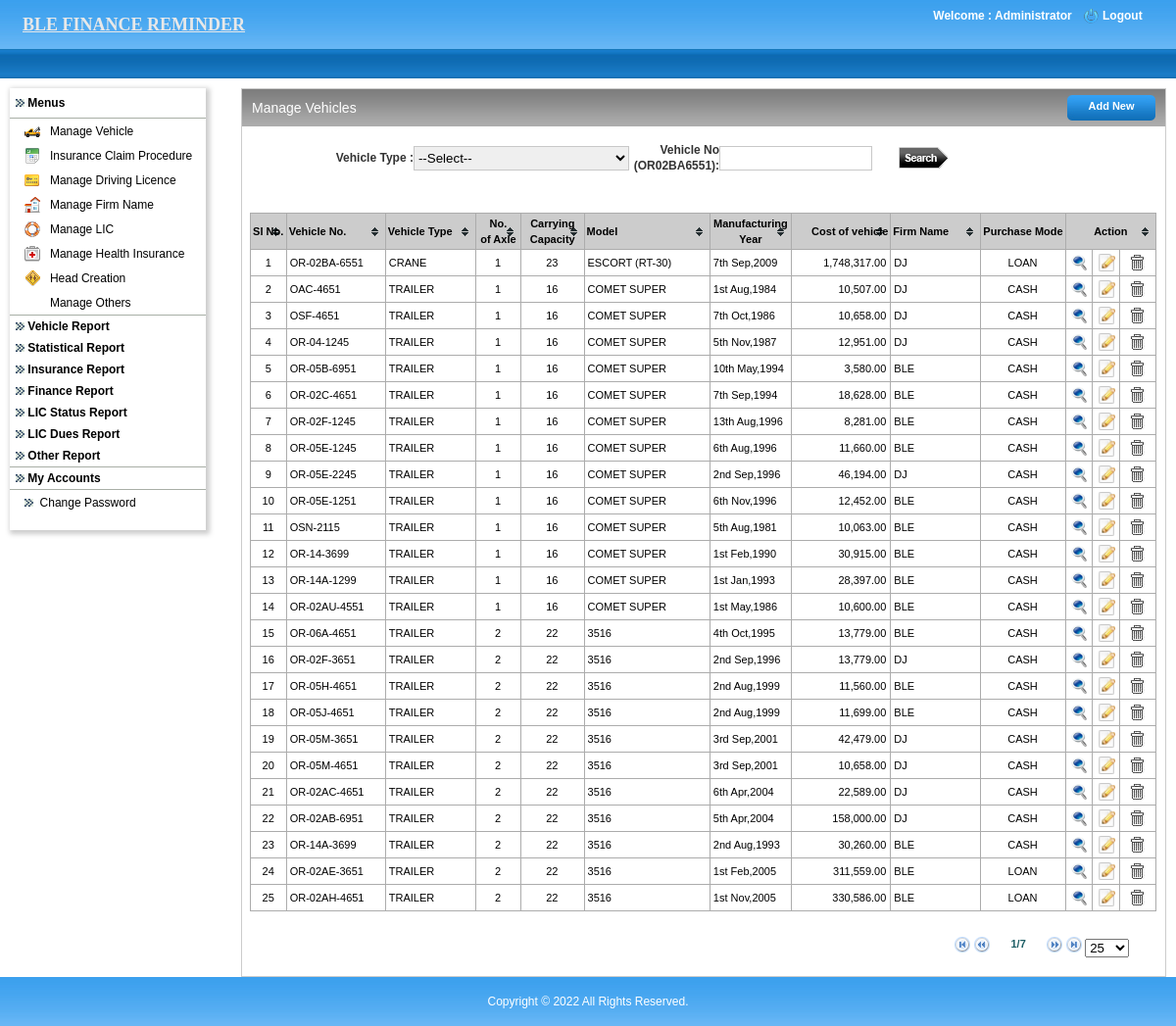
The page /admin/manage_vehicles.php?msg=added (signed in) on the database its author committed.
### tables this page shows
CREATE TABLE IF NOT EXISTS `vehicle_registration` (
  `id` int(11) NOT NULL AUTO_INCREMENT,
  `vehicle_type` int(11) NOT NULL,
  `rto_office` bigint(100) NOT NULL,
  `vehicle_no` varchar(70) NOT NULL,
  `display_no` varchar(255) NOT NULL,
  `purchase_mode` varchar(50) NOT NULL,
  `manufacture_name` varchar(255) NOT NULL,
  `year_of_manufacturing` date NOT NULL,
  `vehicle_model` varchar(255) NOT NULL,
  `no_of_axle` int(11) NOT NULL,
  `carrying_capacity` double NOT NULL,
  `cost_of_vehicle` double NOT NULL,
  `rate_of_depreciation` double NOT NULL,
  `firm_name` bigint(100) NOT NULL,
  PRIMARY KEY (`id`)
);

CREATE TABLE IF NOT EXISTS `vehicle_types` (
  `id` bigint(11) NOT NULL AUTO_INCREMENT,
  `vtype` varchar(255) NOT NULL,
  PRIMARY KEY (`id`)
);

CREATE TABLE IF NOT EXISTS `firms` (
  `id` int(11) NOT NULL AUTO_INCREMENT,
  `firm_name` varchar(255) NOT NULL,
  PRIMARY KEY (`id`)
);

### includes/class.dbFunctions.php (called while the page is built, shortened)
<?php
class Dbfunctions extends Pagination
{
public $mysqli;
public function __construct()
{
	$localhost = "localhost";
	$username = "root";
	$password = "";
	$db = "ble_finance_latest";
	$this->mysqli = new mysqli($localhost,$username,$password,$db) or
		die('Oops connection error -> ' . mysqli_connect_error());
}
	function fetchSingle($tblName,$optCondition=""){
		if(trim($optCondition) != ""){
			$condition = " WHERE " . $optCondition;
		}else{
			$condition = "";
		}
        $sql="SELECT * FROM " . $tblName . $condition;
		$result = $this->mysqli->query($sql);
		return $result->fetch_array(MYSQLI_BOTH);
	}
	function get_session(){
		if(isset($_SESSION['login'])){
			return $_SESSION['login'];
		}
	}
	function getDataFromTable($tblName, $fldName,  $optCondition){
		$defaultVal="";
		if(trim($optCondition) != ""){
			$condition = $optCondition ;
		}else{
			$condition = "";
		}
		$rs = $this->mysqli->query("select " . $fldName . " from " . $tblName . " where " . $condition);
		if( (!($rs)) || (!($rec=$rs->fetch_array(MYSQLI_BOTH)))){
			return $defaultVal;
		}else if(is_null($rec[0])){
			return $defaultVal;
		}else{
			return $rec[0];
		}
	}
	function strRecordID($tblName,$field,$optCondition=""){
		if(trim($optCondition) != ""){
			$sql = "SELECT ".$field." from ".$tblName." WHERE " . $optCondition;
		}else{
			$sql = "SELECT ".$field." from ".$tblName;
		}
		$result = $this->mysqli->query($sql);
		return $result->fetch_array(MYSQLI_BOTH);
	}
	function countRows($tblName,$optCondition=""){
		if(trim($optCondition) != ""){
			$condition = " WHERE " . $optCondition;
		}else{
			$condition = "";
		}
		$sql="SELECT * FROM " . $tblName . $condition;
		$result = $this->mysqli->query($sql);
		if($result){
			$num=$result->num_rows;
			return $num;
		}
	}
}
?>

### admin/manage_vehicles.php (the view, shortened to what this page needs)
<?php
include_once '../includes/class.dbFunctions.php';
$db = new Dbfunctions();
include 'application_top.php';
?>
<link href="css/style.css" rel="stylesheet" type="text/css" />
<body>
<table width="100%" border="0" cellspacing="0" cellpadding="0">
  <tr>
    <td align="center" valign="middle" ><?php include 'header.php'; ?></td>
  </tr>
  <tr>
    <td align="left" valign="top"><table width="100%" border="0" cellspacing="0" cellpadding="0">
      <tr>
        <td width="10">&nbsp;</td>
        <td align="left" valign="top"><table width="100%" border="0" cellspacing="0" cellpadding="0">
          <tr>
            <td height="10" colspan="3" align="left" valign="top"></td>
            </tr>
          <tr>
            <td width="226" align="left" valign="top" height="365"><?php include 'left.php';?></td>
            <td width="10">&nbsp;</td>
            <td align="left" valign="top">
			<table width="100%" border="0" cellspacing="0" cellpadding="0" style="border:solid 1px; border-color:#CCC;">
              <tr>
                <td align="left" valign="top"><table width="100%" border="0" cellspacing="0" cellpadding="0">
                    <tr>
                      <td width="10" align="left" valign="top"><img src="images/leftbox-bg.jpg" alt="leftboxbg" width="10" height="38" /></td>
                      <td class="midboxbg"><table width="100%" border="0" cellspacing="0" cellpadding="0">
                        <tr>
                          <td width="50%" align="left" valign="middle"><h2>Manage Vehicles</h2></td>
                          <td width="50%" align="right" valign="middle"><h2><a href="vehicle_registration.php" class="linkButton">Add New </a></h2></td>
                        </tr>
                      </table></td>
                      <td width="10" align="right" valign="top"><img src="images/rightbox-bg.jpg" alt="rightboxbg" width="10" height="38" /></td>
                    </tr>
                </table></td>
              </tr>
              <tr>
                <td align="left" valign="top" >
				<table width="100%" border="0" cellspacing="0" cellpadding="0">
                  <tr>
                    <td>&nbsp;</td>
                    <td>&nbsp;</td>
                    <td>&nbsp;</td>
                  </tr>
                  <tr>
                    <td>&nbsp;</td>
                    <td align="center">
					<form action="manage_vehicles.php" method="post" name="search">
					<table width="100%" border="0" cellspacing="0" cellpadding="0">
					  <tr>
					    <td width="9%" class="text1">&nbsp;</td>
					    <td width="10%" align="right" valign="middle" class="text1">Vehicle Type :</td>
						<td width="21%" class="text1">
						  <select name="vehicle_type" class="dropdownWidth validate[required]" id="vehicle_type">
						    <option value="">--Select--</option>
						  </select>
						  </td>
						<td width="10%" align="right" valign="middle"><span class="text1">
            Vehicle No (OR02BA6551):</span></td>
						<td width="20%"><input name="vehicle_no" type="text" id="vehicle_no" class="textfield10" style="text-transform:uppercase;" placeholder="" /></td>
					    <td width="30%" align="left"><input type="image" name="imageField" src="images/searchButton.png"></td>
					  </tr>
					</table>
					</form>
					</td>
                    <td>&nbsp;</td>
                  </tr>
                  <tr>
                    <td>&nbsp;</td>
                    <td width="1038" height="30" valign="middle" align="center">
                    </td>
                    <td>&nbsp;</td>
                  </tr>
                  <tr>
                    <td>&nbsp;</td>
                    <td align="center" valign="top">
					<table height="61" border="1" align="center" cellpadding="0" cellspacing="0" bordercolor="#ACACAC"  class="tablesorter" id="sort_table" width="100%">
                      <thead>
                        <tr>
                          <th width="4%" align="center" valign="middle" class="fetch_headers">Sl No.</th>
                          <th width="11%" height="27" align="left" valign="middle" class="fetch_headers">Vehicle No.</th>
                          <th width="10%" align="left" valign="middle" class="fetch_headers">Vehicle Type</th>
                          <th width="5%" align="center" valign="middle" class="fetch_headers">No.  <br>of Axle</th>
                          <th width="7%" align="center" valign="middle" class="fetch_headers">Carrying <br>Capacity</th>
                          <th width="14%" align="left" valign="middle" class="fetch_headers">Model</th>
                          <th width="9%" align="center" valign="middle" class="fetch_headers">Manufacturing<br>
                            Year</th>
                          <th width="11%" align="right" valign="middle" class="fetch_headers">Cost of vehicle</th>
                          <th width="10%" align="left" valign="middle" class="fetch_headers">Firm Name</th>
                          <th width="9%" align="center" valign="middle" class="fetch_headers">Purchase Mode </th>
                          <th colspan="8" align="center" valign="middle" class="fetch_headers">Action</th>
                          </tr>
                      </thead>
                      <tbody>
					  <?php
						$sch="";
						if($sch!=''){
							 $src="select * from vehicle_registration where ".$sch."";
						}elseif($sch==''){
						   $src="select * from vehicle_registration";
						}
						$k = 1;
						$src_row=$db->mysqli->query($src);
						$num=$src_row->num_rows;
						?>
                        <?php
						 while($veh_info=$src_row->fetch_assoc())
						 {
							$firm = $db->strRecordID("firms", "*", "id='$veh_info[firm_name]'");
							$veh_typ=$db->fetchSingle("vehicle_types","id='$veh_info[vehicle_type]'");
							$no_of_installment_remaining=$db->countRows('installment_details',"vehi_id=$veh_info[id] AND payment_status='Unpaid'");
			            ?>
                        <tr bgcolor="<?=$color;?>"  onmouseover="this.style.backgroundColor='#E6E6E6'" onMouseOut="this.style.backgroundColor=''">
                          <td align="center" class="fetch_contents"><?php echo $k;?></td>
                          <td align="left" class="fetch_contents" style="padding-left:3px;">
                           <?php  echo strtoupper($veh_info["display_no"]);  ?>
                          </td>
                          <td align="left" class="fetch_contents" style="padding-left:3px;"><?php echo strtoupper($veh_typ["vtype"]); ?></td>
                          <td align="center" valign="middle" class="fetch_contents" style="padding-left:3px;"><?php  echo $veh_info["no_of_axle"];  ?></td>
                          <td align="center" valign="middle" class="fetch_contents" style="padding-left:3px;"><?php  echo $veh_info["carrying_capacity"];  ?></td>
                          <td align="left" class="fetch_contents" style="padding-left:3px;"><?php  echo strtoupper($veh_info["vehicle_model"]);  ?></td>
                          <td align="left" class="fetch_contents" style="padding-left:3px;"><?php  echo date("jS M,Y",strtotime($veh_info["year_of_manufacturing"]));  ?></td>
                          <td align="right" class="fetch_contents" style="padding-left:3px;"><?php  echo number_format($veh_info["cost_of_vehicle"],2);?></td>
                          <td align="left" class="fetch_contents" style="padding-left:3px;"><?php  echo strtoupper($firm["firm_name"]);  ?></td>
                          <td align="center" valign="middle" class="fetch_contents" style="padding-left:3px;"><?php echo strtoupper($veh_info["purchase_mode"]); ?></td>
                          <td width="3%" align="center" bgcolor="<?=$color;?>" class="fetch_contents">
                            <a href="add_all_other_info.php?id=<?php echo $veh_info["id"];?>" class="linktext"><img src="images/view.png" width="16" height="16" title="View"></a>
                          </td>
                          <td width="3%" align="center" bgcolor="<?=$color;?>" class="fetch_contents">
                          <a href="edit_vehicle_registration.php?id=<?php echo $veh_info["id"];?>" class="linktext"><img src="images/edit.png" width="18" height="18" title="Edit"></a>
                          </td>
                          <td width="4%" align="center" bgcolor="<?=$color;?>" class="fetch_contents">
                            <a href="manage_vehicles.php?vid=<?php echo $veh_info["id"];?>&action=delete" class="linktext" onClick="return confirm('Are you sure you want to delete all information of this vehicle?')"><img src="images/trash.jpg" width="15" height="16" title="Delete"></a>
                          </td>
                        </tr>
                        <?php $k++; } ?>
                      </tbody>
                    </table></td>
                    <td>&nbsp;</td>
                  </tr>
                  <tr>
                    <td width="10">&nbsp;</td>
                    <td>&nbsp;</td>
                    <td width="12">&nbsp;</td>
                  </tr>
                  <tr>
                    <td>&nbsp;</td>
                    <td align="right">
					<table width="94%" border="0" cellpadding="0" cellspacing="0" align="center">
                      <tr>
                        <td width="76%" align="center">&nbsp;</td>
                        <td width="24%" align="left" valign="top" >
						<?php if($num > 0) { ?>
                          <div id="pager" class="pager" style="text-align:right; padding-top:10px;">
						  <img src="table_sorter/icons/first.png" alt="first" width="16" height="16" class="first"/>
						  <img src="table_sorter/icons/prev.png" alt="prev" width="16" height="16" class="prev"/>
                            <input name="text" type="text" class="pagedisplay trans" size="5" readonly=""/>
                            <img src="table_sorter/icons/next.png" width="16" height="16" class="next"/>
							<img src="table_sorter/icons/last.png" width="16" height="16" class="last"/>
                            <select name="select" class="pagesize">
                              <option selected="selected"  value="25">25</option>
                            </select>
                          </div>
						<?php } ?>
                        </td>
                      </tr>
                    </table>
                    </td>
                    <td>&nbsp;</td>
                  </tr>
                  <tr>
                    <td>&nbsp;</td>
                    <td>&nbsp;</td>
                    <td>&nbsp;</td>
                  </tr>
                </table>
                  </td>
              </tr>
            </table></td>
            </tr>
        </table></td>
        <td width="10">&nbsp;</td>
      </tr>
    </table></td>
  </tr>
  <tr>
    <td align="center"><?php include 'footer.php';?></td>
  </tr>
</table>
</body>
</html>

### admin/header.php (shortened to what this page needs)
<table width="100%" border="0" cellpadding="0" cellspacing="0" style="background: url(images/top_bg.jpg) repeat-x;">
  <tr>
    <td width="50%" height="50" align="left" valign="middle" style="padding-left:23px;">
    <a href="admin_home.php" class="style3" style="text-decoraon:none; font-size:18px;">BLE FINANCE REMINDER</a></td>
    <td width="50%" align="right" valign="top" style="padding-right:5px;">
	<?php
	if ($db->get_session())
	{
	$client_name=$db->getDataFromTable('admin', 'admin_name',  "id='$_SESSION[admin_id]'");
	?>
	<table width="250" border="0" cellspacing="0" cellpadding="0">
      <tr>
        <td height="8" colspan="3" align="center" valign="middle" class="logouttext"></td>
        </tr>
      <tr>
        <td width="156" align="center" valign="middle" class="logouttext">Welcome : <?php echo $client_name; ?> </td>
        <td width="24" align="center" valign="middle"><a href="logout.php"><img src="images/logout-icon.png" alt="logout_icon" width="15" height="15" border="0"/></a></td>
        <td width="70" align="left" valign="middle"><a href="logout.php" class="logouttext">Logout</a></td>
      </tr>
      <tr>
        <td height="10" colspan="3"></td>
      </tr>
      <tr>
        <td colspan="3" align="left" valign="top">&nbsp;</td>
      </tr>
    </table>
	<?php
	}
	?>	</td>
  </tr>
  <tr>
    <td colspan="2" align="left" valign="middle" class="greenborder" >&nbsp;</td>
  </tr>
</table>

### rows shown on the page
vehicle_registration: display_no "OR-02BA-6551", vehicle_types.vtype "CRANE", no_of_axle "1", carrying_capacity "23", vehicle_model "ESCORT (RT-30)", year_of_manufacturing "7th Sep,2009", cost_of_vehicle "1,748,317.00", firms.firm_name "DJ", purchase_mode "LOAN"
vehicle_registration: display_no "OAC-4651", vehicle_types.vtype "TRAILER", no_of_axle "1", carrying_capacity "16", vehicle_model "COMET SUPER", year_of_manufacturing "1st Aug,1984", cost_of_vehicle "10,507.00", firms.firm_name "DJ", purchase_mode "CASH"
vehicle_registration: display_no "OSF-4651", vehicle_types.vtype "TRAILER", no_of_axle "1", carrying_capacity "16", vehicle_model "COMET SUPER", year_of_manufacturing "7th Oct,1986", cost_of_vehicle "10,658.00", firms.firm_name "DJ", purchase_mode "CASH"
vehicle_registration: display_no "OR-04-1245", vehicle_types.vtype "TRAILER", no_of_axle "1", carrying_capacity "16", vehicle_model "COMET SUPER", year_of_manufacturing "5th Nov,1987", cost_of_vehicle "12,951.00", firms.firm_name "DJ", purchase_mode "CASH"
vehicle_registration: display_no "OR-05B-6951", vehicle_types.vtype "TRAILER", no_of_axle "1", carrying_capacity "16", vehicle_model "COMET SUPER", year_of_manufacturing "10th May,1994", cost_of_vehicle "3,580.00", firms.firm_name "BLE", purchase_mode "CASH"
vehicle_registration: display_no "OR-02C-4651", vehicle_types.vtype "TRAILER", no_of_axle "1", carrying_capacity "16", vehicle_model "COMET SUPER", year_of_manufacturing "7th Sep,1994", cost_of_vehicle "18,628.00", firms.firm_name "BLE", purchase_mode "CASH"
vehicle_registration: display_no "OR-02F-1245", vehicle_types.vtype "TRAILER", no_of_axle "1", carrying_capacity "16", vehicle_model "COMET SUPER", year_of_manufacturing "13th Aug,1996", cost_of_vehicle "8,281.00", firms.firm_name "BLE", purchase_mode "CASH"
vehicle_registration: display_no "OR-05E-1245", vehicle_types.vtype "TRAILER", no_of_axle "1", carrying_capacity "16", vehicle_model "COMET SUPER", year_of_manufacturing "6th Aug,1996", cost_of_vehicle "11,660.00", firms.firm_name "BLE", purchase_mode "CASH"
vehicle_registration: display_no "OR-05E-2245", vehicle_types.vtype "TRAILER", no_of_axle "1", carrying_capacity "16", vehicle_model "COMET SUPER", year_of_manufacturing "2nd Sep,1996", cost_of_vehicle "46,194.00", firms.firm_name "DJ", purchase_mode "CASH"
vehicle_registration: display_no "OR-05E-1251", vehicle_types.vtype "TRAILER", no_of_axle "1", carrying_capacity "16", vehicle_model "COMET SUPER", year_of_manufacturing "6th Nov,1996", cost_of_vehicle "12,452.00", firms.firm_name "BLE", purchase_mode "CASH"
vehicle_registration: display_no "OSN-2115", vehicle_types.vtype "TRAILER", no_of_axle "1", carrying_capacity "16", vehicle_model "COMET SUPER", year_of_manufacturing "5th Aug,1981", cost_of_vehicle "10,063.00", firms.firm_name "BLE", purchase_mode "CASH"
vehicle_registration: display_no "OR-14-3699", vehicle_types.vtype "TRAILER", no_of_axle "1", carrying_capacity "16", vehicle_model "COMET SUPER", year_of_manufacturing "1st Feb,1990", cost_of_vehicle "30,915.00", firms.firm_name "BLE", purchase_mode "CASH"
vehicle_registration: display_no "OR-14A-1299", vehicle_types.vtype "TRAILER", no_of_axle "1", carrying_capacity "16", vehicle_model "COMET SUPER", year_of_manufacturing "1st Jan,1993", cost_of_vehicle "28,397.00", firms.firm_name "BLE", purchase_mode "CASH"
vehicle_registration: display_no "OR-02AU-4551", vehicle_types.vtype "TRAILER", no_of_axle "1", carrying_capacity "16", vehicle_model "COMET SUPER", year_of_manufacturing "1st May,1986", cost_of_vehicle "10,600.00", firms.firm_name "BLE", purchase_mode "CASH"
vehicle_registration: display_no "OR-06A-4651", vehicle_types.vtype "TRAILER", no_of_axle "2", carrying_capacity "22", vehicle_model "3516", year_of_manufacturing "4th Oct,1995", cost_of_vehicle "13,779.00", firms.firm_name "BLE", purchase_mode "CASH"
vehicle_registration: display_no "OR-02F-3651", vehicle_types.vtype "TRAILER", no_of_axle "2", carrying_capacity "22", vehicle_model "3516", year_of_manufacturing "2nd Sep,1996", cost_of_vehicle "13,779.00", firms.firm_name "DJ", purchase_mode "CASH"
vehicle_registration: display_no "OR-05H-4651", vehicle_types.vtype "TRAILER", no_of_axle "2", carrying_capacity "22", vehicle_model "3516", year_of_manufacturing "2nd Aug,1999", cost_of_vehicle "11,560.00", firms.firm_name "BLE", purchase_mode "CASH"
vehicle_registration: display_no "OR-05J-4651", vehicle_types.vtype "TRAILER", no_of_axle "2", carrying_capacity "22", vehicle_model "3516", year_of_manufacturing "2nd Aug,1999", cost_of_vehicle "11,699.00", firms.firm_name "BLE", purchase_mode "CASH"
vehicle_registration: display_no "OR-05M-3651", vehicle_types.vtype "TRAILER", no_of_axle "2", carrying_capacity "22", vehicle_model "3516", year_of_manufacturing "3rd Sep,2001", cost_of_vehicle "42,479.00", firms.firm_name "DJ", purchase_mode "CASH"
vehicle_registration: display_no "OR-05M-4651", vehicle_types.vtype "TRAILER", no_of_axle "2", carrying_capacity "22", vehicle_model "3516", year_of_manufacturing "3rd Sep,2001", cost_of_vehicle "10,658.00", firms.firm_name "DJ", purchase_mode "CASH"
vehicle_registration: display_no "OR-02AC-4651", vehicle_types.vtype "TRAILER", no_of_axle "2", carrying_capacity "22", vehicle_model "3516", year_of_manufacturing "6th Apr,2004", cost_of_vehicle "22,589.00", firms.firm_name "DJ", purchase_mode "CASH"
vehicle_registration: display_no "OR-02AB-6951", vehicle_types.vtype "TRAILER", no_of_axle "2", carrying_capacity "22", vehicle_model "3516", year_of_manufacturing "5th Apr,2004", cost_of_vehicle "158,000.00", firms.firm_name "DJ", purchase_mode "CASH"
vehicle_registration: display_no "OR-14A-3699", vehicle_types.vtype "TRAILER", no_of_axle "2", carrying_capacity "22", vehicle_model "3516", year_of_manufacturing "2nd Aug,1993", cost_of_vehicle "30,260.00", firms.firm_name "BLE", purchase_mode "CASH"
vehicle_registration: display_no "OR-02AE-3651", vehicle_types.vtype "TRAILER", no_of_axle "2", carrying_capacity "22", vehicle_model "3516", year_of_manufacturing "1st Feb,2005", cost_of_vehicle "311,559.00", firms.firm_name "BLE", purchase_mode "LOAN"
vehicle_registration: display_no "OR-02AH-4651", vehicle_types.vtype "TRAILER", no_of_axle "2", carrying_capacity "22", vehicle_model "3516", year_of_manufacturing "1st Nov,2005", cost_of_vehicle "330,586.00", firms.firm_name "BLE", purchase_mode "LOAN"

### other values the page prints
$client_name "Administrator"
